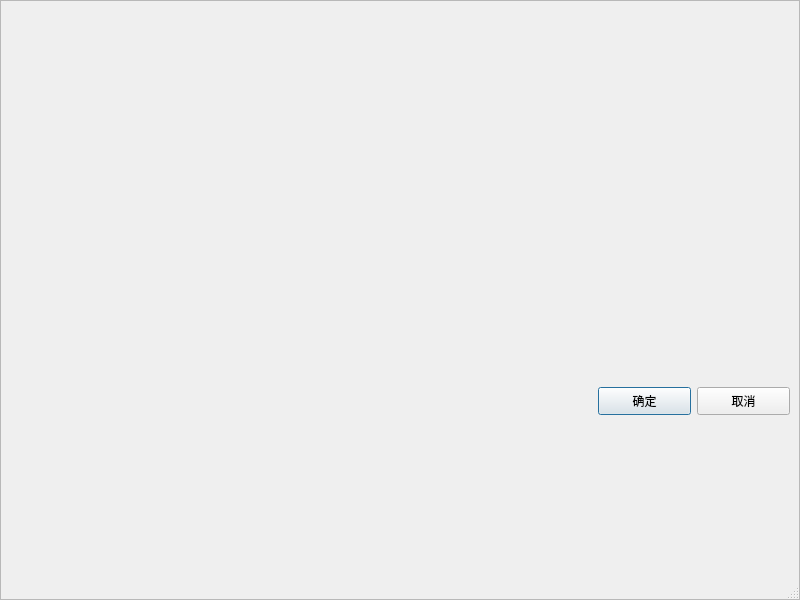
<?xml version="1.0" encoding="UTF-8"?>
<ui version="4.0">
 <class>MAP_DLG_TemplateDialog</class>
 <widget class="QDialog" name="MAP_DLG_TemplateDialog">
  <property name="geometry">
   <rect>
    <x>0</x>
    <y>0</y>
    <width>800</width>
    <height>600</height>
   </rect>
  </property>
  <property name="font">
   <font>
    <family>微软雅黑</family>
   </font>
  </property>
  <property name="windowTitle">
   <string>Dialog</string>
  </property>
  <property name="sizeGripEnabled">
   <bool>true</bool>
  </property>
  <layout class="QGridLayout" name="gridLayout">
   <property name="leftMargin">
    <number>0</number>
   </property>
   <property name="topMargin">
    <number>0</number>
   </property>
   <property name="rightMargin">
    <number>0</number>
   </property>
   <property name="bottomMargin">
    <number>0</number>
   </property>
   <property name="spacing">
    <number>0</number>
   </property>
   <item row="0" column="0">
    <widget class="QFrame" name="m_templateFrame">
     <property name="styleSheet">
      <string notr="true"/>
     </property>
     <property name="frameShape">
      <enum>QFrame::StyledPanel</enum>
     </property>
     <property name="frameShadow">
      <enum>QFrame::Raised</enum>
     </property>
     <layout class="QGridLayout" name="gridLayout_3" rowstretch="0,10,0">
      <property name="leftMargin">
       <number>0</number>
      </property>
      <property name="topMargin">
       <number>0</number>
      </property>
      <property name="rightMargin">
       <number>0</number>
      </property>
      <property name="bottomMargin">
       <number>0</number>
      </property>
      <item row="0" column="0">
       <widget class="MAP_GUI_TitleBar" name="m_templateTitleBar" native="true">
        <property name="minimumSize">
         <size>
          <width>0</width>
          <height>30</height>
         </size>
        </property>
        <property name="maximumSize">
         <size>
          <width>16777215</width>
          <height>30</height>
         </size>
        </property>
       </widget>
      </item>
      <item row="1" column="0">
       <layout class="QGridLayout" name="m_extendableLayout">
        <property name="leftMargin">
         <number>9</number>
        </property>
        <property name="rightMargin">
         <number>6</number>
        </property>
       </layout>
      </item>
      <item row="2" column="0">
       <layout class="QHBoxLayout" name="m_buttonBoxLayout">
        <property name="leftMargin">
         <number>9</number>
        </property>
        <property name="rightMargin">
         <number>9</number>
        </property>
        <property name="bottomMargin">
         <number>9</number>
        </property>
        <item>
         <spacer name="horizontalSpacer">
          <property name="orientation">
           <enum>Qt::Horizontal</enum>
          </property>
          <property name="sizeHint" stdset="0">
           <size>
            <width>40</width>
            <height>20</height>
           </size>
          </property>
         </spacer>
        </item>
        <item>
         <widget class="QPushButton" name="m_applicationButton">
          <property name="minimumSize">
           <size>
            <width>93</width>
            <height>28</height>
           </size>
          </property>
          <property name="maximumSize">
           <size>
            <width>93</width>
            <height>28</height>
           </size>
          </property>
          <property name="text">
           <string>确定</string>
          </property>
         </widget>
        </item>
        <item>
         <widget class="QPushButton" name="m_cancelButton">
          <property name="minimumSize">
           <size>
            <width>93</width>
            <height>28</height>
           </size>
          </property>
          <property name="maximumSize">
           <size>
            <width>93</width>
            <height>28</height>
           </size>
          </property>
          <property name="text">
           <string>取消</string>
          </property>
         </widget>
        </item>
       </layout>
      </item>
     </layout>
    </widget>
   </item>
  </layout>
 </widget>
 <customwidgets>
  <customwidget>
   <class>MAP_GUI_TitleBar</class>
   <extends>QWidget</extends>
   <header location="global">map_gui\map_gui_titlebar.h</header>
   <container>1</container>
  </customwidget>
 </customwidgets>
 <resources/>
 <connections/>
</ui>
